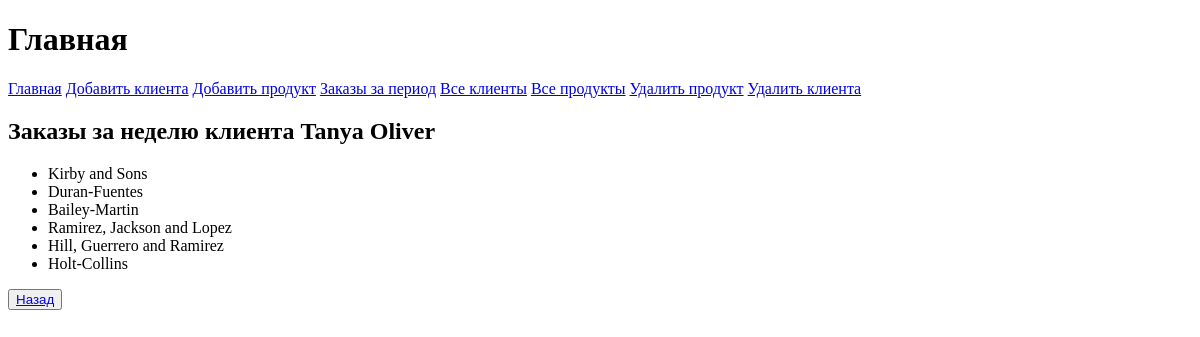
Page /order_by/week/1/ on the earlier database version.
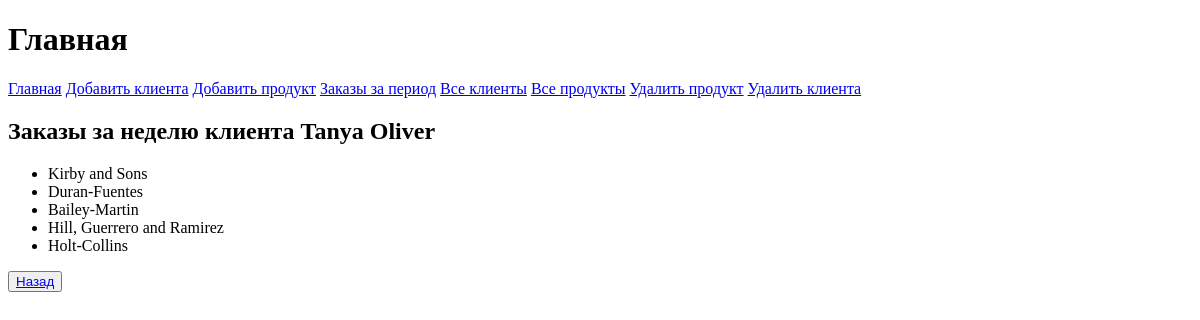
Same page on the later database version.
### shopapp/models.py (models this page shows, shortened)
class Product(models.Model):
    name = models.CharField(max_length=100)
    description = models.CharField(max_length=100)
    price = models.IntegerField()
    quantity = models.IntegerField()
    date = models.DateField(auto_now_add=True)
    image = models.ImageField(null=True, blank=True)

### shopapp/views.py (the view)
# urls.py: path('order_by/week/<int:client_id>/', views.orders_by_week, name='orders_by_week'),
def orders_by_week(request, client_id):
    if client_id not in [client.id for client in Client.objects.all()]:
        return HttpResponse('Клиента с таким id не существует в базе данных' + '<a href="">Назад</a>')
    client = Client.objects.get(id=client_id)
    orders = Order.objects.filter(client=client, date__gte=datetime.datetime.now() - datetime.timedelta(days=7))
    products = Product.objects.filter(orders__in=orders).distinct().order_by('-orders__date')
    prefetch_related_orders = Prefetch('orders', orders)
    products = products.prefetch_related(prefetch_related_orders)
    context = {'title': 'Заказы за неделю', 'client': client.name, 'products': products}
    return render(request, 'shopapp/orders_by.html', context)

### shopapp/templates/shopapp/orders_by.html (shortened to what this page needs)
{% extends 'shopapp/base.html' %}
{% block content %}
    <h2>{{ title }} клиента {{ client }}</h2>
    <ul>
        {% for product in products %}
            <li>{{ product.name }}</li>
        {% endfor %}
    </ul>
    <button><a href="{% url 'main' %}">Назад</a></button>
{% endblock %}

Differences in the rows shown:
removed Product: name "Ramirez, Jackson and Lopez"
